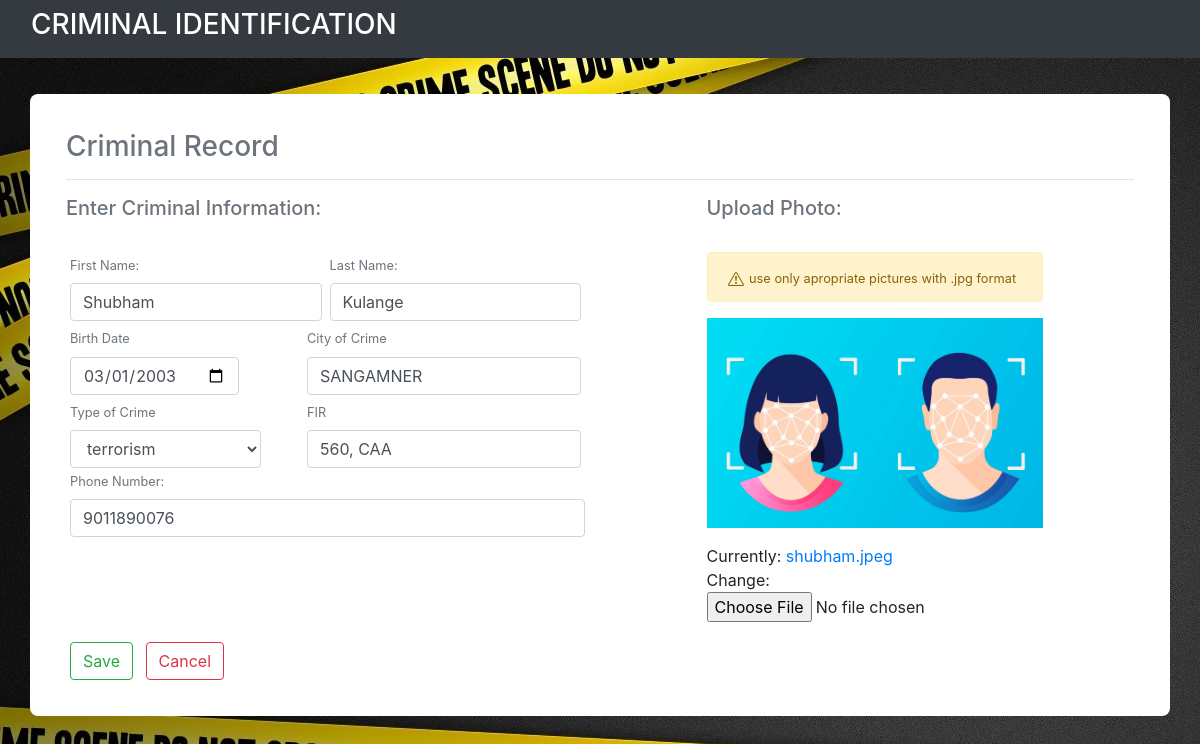
Page /edit_profile/4/ (signed in) on the committed database.
### core/models.py (models this page shows, shortened)
class Profile(models.Model):
    first_name = models.CharField(max_length=70)
    last_name = models.CharField(max_length=70)
    date = models.DateField()
    phone = models.BigIntegerField()
    city = models.CharField(max_length=70)
    crime_type = models.CharField(choices=types,max_length=20,null=True,blank=False,default='arson')
    fir = models.CharField(max_length=500)
    detect = models.BooleanField(default=False)
    image = models.ImageField()
    updated = models.DateTimeField(auto_now=True)

### core/views.py (the view)
# urls.py: path('edit_profile/<int:id>/',edit_profile,name='edit_profile'),
@login_required(login_url="log_in")
@cache_control(no_cache = True, must_revalidate = True, no_store = True)
def edit_profile(request,id):
    profile = Profile.objects.get(id=id)
    form = ProfileForm(instance=profile)
    if request.method == 'POST':
        form = ProfileForm(request.POST,request.FILES,instance=profile)
        if form.is_valid():
            form.save()
            return redirect('profiles')
    context={'form':form}
    return render(request,'core/add_profile.html',context)

### core/forms.py
class ProfileForm(forms.ModelForm):
    class Meta:
        model = Profile
        fields = '__all__'
        widgets = {
            'date': DateInput()
        }
        exclude = ['present','updated']
    def __init__(self, *args, **kwargs):
        super(ProfileForm, self).__init__(*args, **kwargs)
        self.fields['first_name'].widget.attrs['class'] = 'form-control'
        self.fields['last_name'].widget.attrs['class'] = 'form-control'
        self.fields['date'].widget.attrs['class'] = 'form-control'
        self.fields['phone'].widget.attrs['class'] = 'form-control'
        self.fields['fir'].widget.attrs['class'] = 'form-control'
        self.fields['crime_type'].widget.attrs['class'] = 'form-control'
        self.fields['city'].widget.attrs['class'] = 'form-control'

### core/templates/core/add_profile.html (shortened to what this page needs)
{% extends "core/base.html" %}
{% load static %}
{% block content %}
<div class="container emp-profile pb-3">
    <h3 class="text-muted">Criminal Record</h3>
            <hr>
    <form method="POST" action="." class="needs-validation" enctype='multipart/form-data'>
        <div class="row">
            <div class="col-md-6">
                <h5 class="text-muted">Enter Criminal Information:</h5><br>
                <div class="d-flex justify-content-between">
                    <div class="m-1">
                        <label class="text-muted"><small>First Name:</small></label>
                        {{ form.first_name }}
                    </div>
                    <div class="m-1">
                        <label class="text-muted"><small>Last Name:</small></label>
                        {{ form.last_name }}
                    </div>
                </div>
                <div class="d-flex justify-content-between">
                    <div class="m-1">
                        <label class="text-muted"><small>Birth Date</small></label>
                        {{ form.date }}
                    </div>
                    <div class="m-1">
                        <label class="text-muted"><small>City of Crime</small></label>
                        {{ form.city }}
                    </div>
                </div>
                <div class="d-flex justify-content-between">
                    <div class="m-1">
                        <label class="text-muted"><small>Type of Crime</small></label>
                        {{ form.crime_type }}
                    </div>
                    <div class="m-1">
                        <label class="text-muted"><small>FIR</small></label>
                        {{ form.fir }}
                    </div>
                </div>
                <div class="ml-1">
                    <label class="text-muted"><small>Phone Number:</small></label>
                    {{ form.phone }}
                </div>
            </div>
            <div class="col-md-4 m-auto">
                <h5 class="text-muted">Upload Photo:</h5><br>
                <div>
                    <div class="alert alert-warning">
                        <small>use only apropriate pictures with .jpg format</small>
                    </div>
                    <img src="{% static 'img/bio.jpg'%}" alt="" width="100%">
                </div>
                <div class="mt-3">
                    {{ form.image }}
                </div>
            </div>
        </div>
        <div class="mt-3">
            <button type="submit" class="btn btn-outline-success m-1">Save</button>
            <a href="{% url 'dashboard' %}"><button type="button" class="btn btn-outline-danger m-1">Cancel</button></a>
        </div>
    </form>
</div>
{% endblock content %}

### static/css/details.css (style rules this page uses)
body { background-image: url("css/base.jpg"); }
.emp-profile { padding: 3%; margin-top: 3%; margin-bottom: 3%; border-radius: 0.5rem; background: rgb(255, 255, 255); }

### rows in the picture
Profile: first_name "Shubham", last_name "Kulange", date "03/01/2003", city "SANGAMNER", crime_type "terrorism", fir "560, CAA", phone "9011890076"
